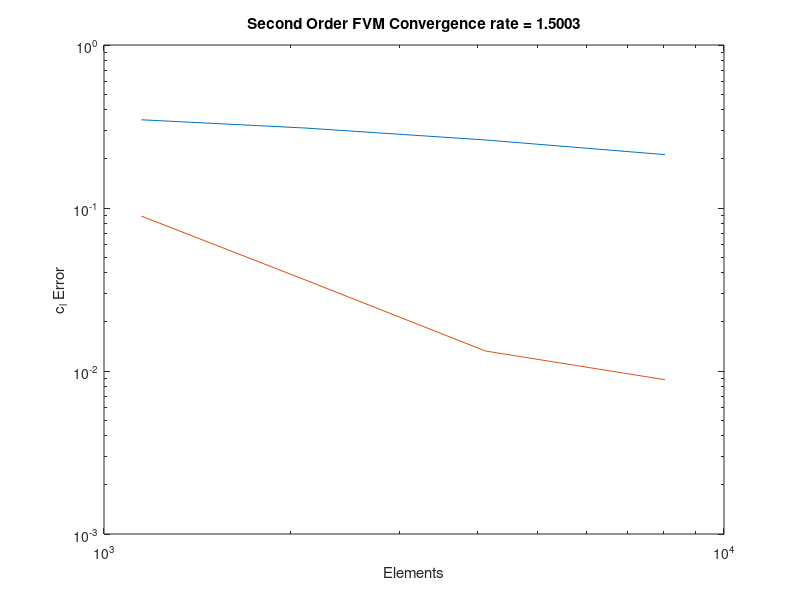

The MATLAB source for this figure:
cl1 = [0.54544 0.5838 0.63171 0.68058];
cl2 = [0.80397 0.85705 0.87988 0.8843];
n = [1149 2116 4124 8031];
clexact = 0.8843*1.01;

% subplot(1,2,1)
err = abs(cl1 - clexact);
loglog(n,err)
rate = abs(log(err(end-1)/err(end-2))/log(n(end-1)/n(end-2)))
title(['First Order FVM Convergence rate = ' num2str(num2str(rate))])
xlabel('Elements')
ylabel('c_l Error')
hold on
% subplot(1,2,2)
err = abs(cl2 - clexact);
loglog(n,err)
rate = abs(log(err(end-1)/err(end-2))/log(n(end-1)/n(end-2)))
title(['Second Order FVM Convergence rate = ' num2str(num2str(rate))])
xlabel('Elements')
ylabel('c_l Error')